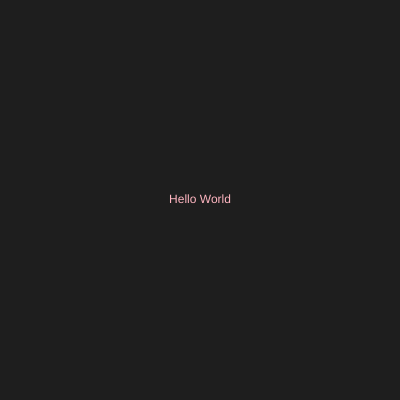
Frame 1 (no input)
Frame 60 (no input): identical to frame 1, image omitted
Frame 120 (the mouse pressed at the canvas centre since frame 60): identical to frame 1, image omitted

The p5.js sketch that drew this single still picture (run headless with seeded random() and noise() and a simulated clock; from frame 60 on, the mouse is pressed at the canvas centre):

// p5.js sketch
// ── sketch.js

function setup() {
  createCanvas(400,400);
}

function draw() 
{
  background(30);
  textAlign(CENTER,CENTER);
  fill('#FFB6C1');


if (keyIsDown (UP_ARROW)){
fill('#98FB98');
}
text('Hello World',200,200);
}
